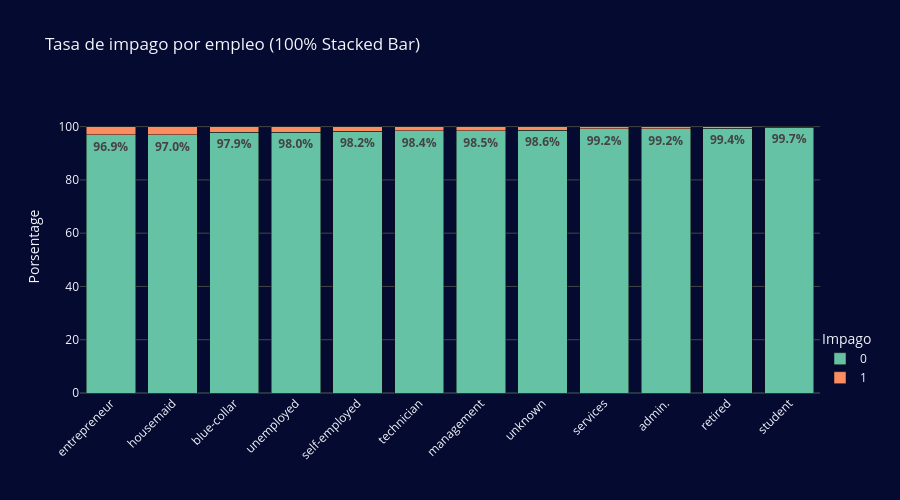

Notebook source saved alongside this figure:
### Code cell
fig = px.bar(
    df_plot_job_risk,
    x='job',
    y='Porsentage',
    color='default',
    color_discrete_sequence=px.colors.qualitative.Set2, 
    title='Tasa de impago por empleo (100% Stacked Bar)',
    labels={'job': '', 'Tasa': 'Tasa de clientes (%)'},
    text='Porsentage', 
    template='custom', 
    barmode='stack'
)


fig.update_layout(
    height=500, 
    legend_title='Impago',
    legend=dict(x=1, y=0, traceorder='normal'), 
    yaxis=dict(range=[0, 110], gridcolor='#444444'), 
    xaxis=dict(tickangle=-45) 
)


fig.update_traces(
    texttemplate='%{y:.1f}%',
    textposition='inside', 
    textfont=dict(size=12, color='white'),
    marker_line_color='black',
    marker_line_width=1,
    selector=dict(name='Sí') 
)

custom_text = []
for index, row in df_plot_job.iterrows():
    if row['Tasa'] >= 5:
        custom_text.append(f"{row['Tasa']:.1f}%")
    else:
        custom_text.append("")

fig.data[0].text = custom_text 
fig.data[1].text = custom_text 


for i, trace in enumerate(fig.data):
    y_vals = trace.y
    new_text = [f"<b>{v:.1f}%</b>" if v >= 5 else "" for v in y_vals]
    trace.text = new_text

fig.show()

### Figure 1 — Plotly figure (JSON) as saved in the notebook; plotly's stock layout.template omitted (floating-point values rounded to 4 significant figures)
{"data": [{"hovertemplate": "default=0<br>=%{x}<br>Porsentage=%{text}<extra></extra>", "legendgroup": "0", "marker": {"color": "rgb(102,194,165)", "pattern": {"shape": ""}}, "name": "0", "orientation": "v", "showlegend": true, "text": ["<b>96.9%</b>", "<b>97.0%</b>", "<b>97.9%</b>", "<b>98.0%</b>", "<b>98.2%</b>", "<b>98.4%</b>", "<b>98.5%</b>", "<b>98.6%</b>", "<b>99.2%</b>", "<b>99.2%</b>", "<b>99.4%</b>", "<b>99.7%</b>"], "textposition": "auto", "type": "bar", "x": ["entrepreneur", "housemaid", "blue-collar", "unemployed", "self-employed", "technician", "management", "unknown", "services", "admin.", "retired", "student"], "xaxis": "x", "y": [96.88, 97.0, 97.9, 97.98, 98.24, 98.44, 98.54, 98.57, 99.23, 99.24, 99.35, 99.72], "yaxis": "y"}, {"hovertemplate": "default=1<br>=%{x}<br>Porsentage=%{text}<extra></extra>", "legendgroup": "1", "marker": {"color": "rgb(252,141,98)", "pattern": {"shape": ""}}, "name": "1", "orientation": "v", "showlegend": true, "text": ["", "", "", "", "", "", "", "", "", "", "", ""], "textposition": "auto", "type": "bar", "x": ["entrepreneur", "housemaid", "blue-collar", "unemployed", "self-employed", "technician", "management", "unknown", "services", "admin.", "retired", "student"], "xaxis": "x", "y": [3.125, 2.996, 2.1, 2.023, 1.759, 1.562, 1.46, 1.429, 0.7726, 0.7587, 0.6494, 0.2786], "yaxis": "y"}], "layout": {"barmode": "stack", "height": 500, "legend": {"title": {"text": "Impago"}, "tracegroupgap": 0, "traceorder": "normal", "x": 1, "y": 0}, "title": {"text": "Tasa de impago por empleo (100% Stacked Bar)"}, "xaxis": {"anchor": "y", "domain": [0, 1], "tickangle": -45, "title": {"text": ""}}, "yaxis": {"anchor": "x", "domain": [0, 1], "gridcolor": "#444444", "range": [0, 110], "title": {"text": "Porsentage"}}}}
